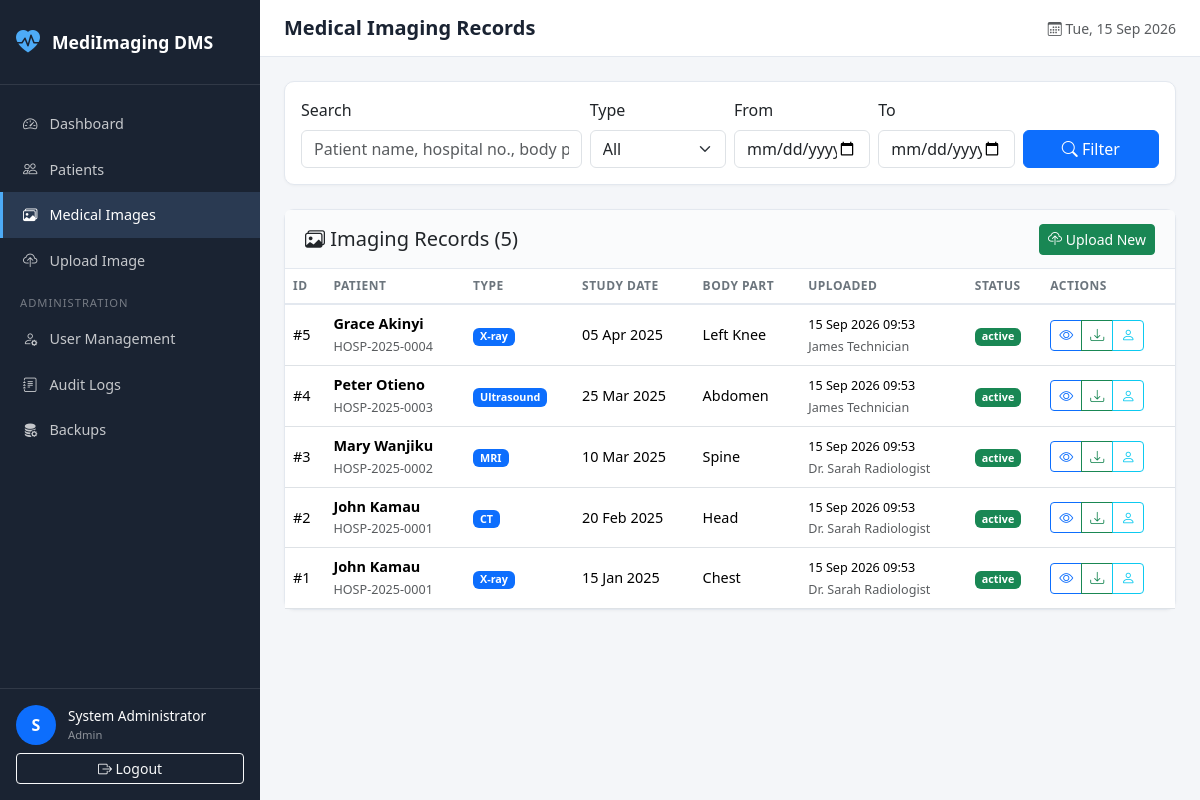
/index.php?page=imaging (signed in), run on the app's committed database.
### tables this page shows
CREATE TABLE `users` (
  `user_id` INT UNSIGNED NOT NULL AUTO_INCREMENT,
  `full_name` VARCHAR(150) NOT NULL,
  `username` VARCHAR(50) NOT NULL,
  `email` VARCHAR(150) NOT NULL,
  `phone` VARCHAR(20) DEFAULT NULL,
  `password_hash` VARCHAR(255) NOT NULL,
  `role_id` INT UNSIGNED NOT NULL,
  `account_status` ENUM('active','disabled','locked') NOT NULL DEFAULT 'active',
  `failed_login_attempts` TINYINT UNSIGNED NOT NULL DEFAULT 0,
  `last_login` DATETIME DEFAULT NULL,
  `created_at` TIMESTAMP NOT NULL DEFAULT CURRENT_TIMESTAMP,
  `updated_at` TIMESTAMP NOT NULL DEFAULT CURRENT_TIMESTAMP ON UPDATE CURRENT_TIMESTAMP,
  PRIMARY KEY (`user_id`),
  UNIQUE KEY `uk_username` (`username`),
  UNIQUE KEY `uk_email` (`email`),
  KEY `idx_role_id` (`role_id`),
  KEY `idx_account_status` (`account_status`),
  CONSTRAINT `fk_users_role` FOREIGN KEY (`role_id`) 
    REFERENCES `roles` (`role_id`) ON UPDATE CASCADE ON DELETE RESTRICT
);

CREATE TABLE `medical_images` (
  `image_id` INT UNSIGNED NOT NULL AUTO_INCREMENT,
  `patient_id` INT UNSIGNED NOT NULL,
  `imaging_type` ENUM('X-ray','CT','MRI','Ultrasound') NOT NULL,
  `study_date` DATE NOT NULL,
  `body_part` VARCHAR(100) NOT NULL,
  `referring_clinician` VARCHAR(150) DEFAULT NULL,
  `clinical_notes` TEXT DEFAULT NULL,
  `file_name` VARCHAR(255) NOT NULL,
  `original_file_name` VARCHAR(255) NOT NULL,
  `file_path` VARCHAR(500) NOT NULL,
  `file_mime_type` VARCHAR(100) NOT NULL,
  `file_size` INT UNSIGNED NOT NULL,
  `file_hash` CHAR(64) NOT NULL,
  `uploaded_by` INT UNSIGNED NOT NULL,
  `record_status` ENUM('active','archived') NOT NULL DEFAULT 'active',
  `uploaded_at` TIMESTAMP NOT NULL DEFAULT CURRENT_TIMESTAMP,
  `updated_at` TIMESTAMP NOT NULL DEFAULT CURRENT_TIMESTAMP ON UPDATE CURRENT_TIMESTAMP,
  PRIMARY KEY (`image_id`),
  KEY `idx_patient_id` (`patient_id`),
  KEY `idx_file_hash` (`file_hash`),
  KEY `idx_imaging_type` (`imaging_type`),
  KEY `idx_study_date` (`study_date`),
  KEY `idx_uploaded_by` (`uploaded_by`),
  KEY `idx_record_status` (`record_status`),
  KEY `idx_uploaded_at` (`uploaded_at`),
  CONSTRAINT `fk_images_patient` FOREIGN KEY (`patient_id`) 
    REFERENCES `patients` (`patient_id`) ON UPDATE CASCADE ON DELETE RESTRICT,
  CONSTRAINT `fk_images_user` FOREIGN KEY (`uploaded_by`) 
    REFERENCES `users` (`user_id`) ON UPDATE CASCADE ON DELETE RESTRICT
);

CREATE TABLE `patients` (
  `patient_id` INT UNSIGNED NOT NULL AUTO_INCREMENT,
  `hospital_number` VARCHAR(30) NOT NULL,
  `first_name` VARCHAR(80) NOT NULL,
  `middle_name` VARCHAR(80) DEFAULT NULL,
  `last_name` VARCHAR(80) NOT NULL,
  `date_of_birth` DATE NOT NULL,
  `gender` ENUM('Male','Female','Other') NOT NULL,
  `national_id` VARCHAR(30) DEFAULT NULL,
  `phone` VARCHAR(20) DEFAULT NULL,
  `address` VARCHAR(255) DEFAULT NULL,
  `emergency_contact` VARCHAR(150) DEFAULT NULL,
  `record_status` ENUM('active','archived') NOT NULL DEFAULT 'active',
  `registered_by` INT UNSIGNED DEFAULT NULL,
  `created_at` TIMESTAMP NOT NULL DEFAULT CURRENT_TIMESTAMP,
  `updated_at` TIMESTAMP NOT NULL DEFAULT CURRENT_TIMESTAMP ON UPDATE CURRENT_TIMESTAMP,
  PRIMARY KEY (`patient_id`),
  UNIQUE KEY `uk_hospital_number` (`hospital_number`),
  KEY `idx_patient_name` (`last_name`, `first_name`),
  KEY `idx_record_status` (`record_status`),
  KEY `idx_registered_by` (`registered_by`),
  CONSTRAINT `fk_patients_user` FOREIGN KEY (`registered_by`) 
    REFERENCES `users` (`user_id`) ON UPDATE CASCADE ON DELETE SET NULL
);

### views/imaging/index.php (the view, shortened to what the rows shown need)
<?php
require APP_ROOT . '/views/layouts/main.php';
?>
<div class="card mb-4">
    <div class="card-body">
        <form method="GET" class="row g-2 align-items-end">
            <div class="col-md-4">
                <label class="form-label">Search</label>
                <input type="text" name="search" class="form-control"
                       placeholder="Patient name, hospital no., body part..."
                       value="<?= htmlspecialchars($search) ?>">
            </div>
            <div class="col-md-2">
                <label class="form-label">Type</label>
                <select name="imaging_type" class="form-select">
                    <option value="">All</option>
                </select>
            </div>
            <div class="col-md-2">
                <label class="form-label">From</label>
                <input type="date" name="date_from" class="form-control" value="<?= htmlspecialchars($dateFrom) ?>">
            </div>
            <div class="col-md-2">
                <label class="form-label">To</label>
                <input type="date" name="date_to" class="form-control" value="<?= htmlspecialchars($dateTo) ?>">
            </div>
            <div class="col-md-2">
                <button type="submit" class="btn btn-primary w-100">
                    <i class="bi bi-search"></i> Filter
                </button>
            </div>
        </form>
    </div>
</div>
<div class="card">
    <div class="card-header d-flex justify-content-between align-items-center">
        <h5 class="mb-0"><i class="bi bi-images"></i> Imaging Records (<?= $total ?>)</h5>
        <?php if (Auth::hasPermission('upload_image')): ?>
        <a href="<?= BASE_URL ?>/index.php?page=imaging&action=upload" class="btn btn-sm btn-success">
            <i class="bi bi-cloud-upload"></i> Upload New
        </a>
        <?php endif; ?>
    </div>
    <div class="card-body p-0">
        <?php if (empty($images)): ?>
            <div class="empty-state">
                <i class="bi bi-inbox"></i>
                <h5>No imaging records found</h5>
                <p>Try adjusting your filters or upload a new image.</p>
            </div>
        <?php else: ?>
            <div class="table-responsive">
                <table class="table table-hover mb-0">
                    <thead>
                        <tr>
                            <th>ID</th>
                            <th>Patient</th>
                            <th>Type</th>
                            <th>Study Date</th>
                            <th>Body Part</th>
                            <th>Uploaded</th>
                            <th>Status</th>
                            <th>Actions</th>
                        </tr>
                    </thead>
                    <tbody>
                        <?php foreach ($images as $img): ?>
                            <tr>
                                <td>#<?= $img['image_id'] ?></td>
                                <td>
                                    <strong><?= htmlspecialchars($img['patient_name']) ?></strong><br>
                                    <small class="text-muted"><?= htmlspecialchars($img['hospital_number']) ?></small>
                                </td>
                                <td><span class="badge bg-primary"><?= htmlspecialchars($img['imaging_type']) ?></span></td>
                                <td><?= date('d M Y', strtotime($img['study_date'])) ?></td>
                                <td><?= htmlspecialchars($img['body_part']) ?></td>
                                <td>
                                    <small><?= date('d M Y H:i', strtotime($img['uploaded_at'])) ?></small><br>
                                    <small class="text-muted"><?= htmlspecialchars($img['uploaded_by_name'] ?? '-') ?></small>
                                </td>
                                <td>
                                    <span class="badge bg-<?= $img['record_status'] === 'active' ? 'success' : 'secondary' ?>">
                                        <?= htmlspecialchars($img['record_status']) ?>
                                    </span>
                                </td>
                                <td>
                                    <div class="btn-group btn-group-sm">
                                        <a href="<?= BASE_URL ?>/index.php?page=imaging&action=view&id=<?= $img['image_id'] ?>"
                                           class="btn btn-outline-primary" title="View">
                                            <i class="bi bi-eye"></i>
                                        </a>
                                        <a href="<?= BASE_URL ?>/index.php?page=imaging&action=download&id=<?= $img['image_id'] ?>"
                                           class="btn btn-outline-success" title="Download">
                                            <i class="bi bi-download"></i>
                                        </a>
                                        <a href="<?= BASE_URL ?>/index.php?page=patients&action=view&id=<?= $img['patient_id'] ?>"
                                           class="btn btn-outline-info" title="Patient">
                                            <i class="bi bi-person"></i>
                                        </a>
                                    </div>
                                </td>
                            </tr>
                        <?php endforeach; ?>
                    </tbody>
                </table>
            </div>
        <?php endif; ?>
    </div>
</div>
<?php require APP_ROOT . '/views/layouts/footer.php'; ?>

### views/layouts/sidebar.php (shortened to what the rows shown need)
<aside class="sidebar" id="sidebar">
    <div class="sidebar-brand">
        <i class="bi bi-heart-pulse-fill"></i>
        <span><?= APP_NAME ?></span>
    </div>
    <nav class="sidebar-nav">
        <a href="<?= BASE_URL ?>/index.php?page=dashboard"
           class="nav-link <?= ($currentPage ?? '') === 'dashboard' ? 'active' : '' ?>">
            <i class="bi bi-speedometer2"></i>
            <span>Dashboard</span>
        </a>
        <?php if (Auth::hasPermission('view_patient')): ?>
        <a href="<?= BASE_URL ?>/index.php?page=patients"
           class="nav-link <?= ($currentPage ?? '') === 'patients' ? 'active' : '' ?>">
            <i class="bi bi-people"></i>
            <span>Patients</span>
        </a>
        <?php endif; ?>
        <?php if (Auth::hasPermission('view_image')): ?>
        <a href="<?= BASE_URL ?>/index.php?page=imaging"
           class="nav-link <?= ($currentPage ?? '') === 'imaging' ? 'active' : '' ?>">
            <i class="bi bi-images"></i>
            <span>Medical Images</span>
        </a>
        <?php endif; ?>
        <?php if (Auth::hasPermission('upload_image')): ?>
        <a href="<?= BASE_URL ?>/index.php?page=imaging&action=upload"
           class="nav-link <?= ($currentPage ?? '') === 'imaging' && ($currentAction ?? '') === 'upload' ? 'active' : '' ?>">
            <i class="bi bi-cloud-upload"></i>
            <span>Upload Image</span>
        </a>
        <?php endif; ?>
        <?php if (Auth::isRole(ROLE_ADMIN)): ?>
        <div class="sidebar-divider">Administration</div>
        <a href="<?= BASE_URL ?>/index.php?page=users"
           class="nav-link <?= ($currentPage ?? '') === 'users' ? 'active' : '' ?>">
            <i class="bi bi-person-gear"></i>
            <span>User Management</span>
        </a>
        <a href="<?= BASE_URL ?>/index.php?page=audit"
           class="nav-link <?= ($currentPage ?? '') === 'audit' ? 'active' : '' ?>">
            <i class="bi bi-journal-text"></i>
            <span>Audit Logs</span>
        </a>
        <a href="<?= BASE_URL ?>/index.php?page=backups"
           class="nav-link <?= ($currentPage ?? '') === 'backups' ? 'active' : '' ?>">
            <i class="bi bi-database-fill-gear"></i>
            <span>Backups</span>
        </a>
        <?php endif; ?>
    </nav>
    <div class="sidebar-footer">
        <div class="user-info">
            <div class="user-avatar">
                <?= strtoupper(substr(Auth::user()['full_name'] ?? 'U', 0, 1)) ?>
            </div>
            <div class="user-details">
                <span class="user-name"><?= htmlspecialchars(Auth::user()['full_name'] ?? 'User') ?></span>
                <span class="user-role"><?= htmlspecialchars(ucfirst(str_replace('_', ' ', Auth::role() ?? ''))) ?></span>
            </div>
        </div>
        <a href="<?= BASE_URL ?>/logout.php" class="btn btn-outline-light btn-sm w-100 mt-2">
            <i class="bi bi-box-arrow-right"></i> Logout
        </a>
    </div>
</aside>

### data on the page
users: full_name "S", full_name "System Administrator"
medical_images: image_id "5", patient_name "Grace Akinyi", patient.hospital_number "HOSP-2025-0004", imaging_type "X-ray", study_date "05 Apr 2025", body_part "Left Knee", uploaded_at "15 Sep 2026 09:53", uploaded_by.full_name "James Technician", record_status "active"
medical_images: image_id "4", patient_name "Peter Otieno", patient.hospital_number "HOSP-2025-0003", imaging_type "Ultrasound", study_date "25 Mar 2025", body_part "Abdomen", uploaded_at "15 Sep 2026 09:53", uploaded_by.full_name "James Technician", record_status "active"
medical_images: image_id "3", patient_name "Mary Wanjiku", patient.hospital_number "HOSP-2025-0002", imaging_type "MRI", study_date "10 Mar 2025", body_part "Spine", uploaded_at "15 Sep 2026 09:53", uploaded_by.full_name "Dr. Sarah Radiologist", record_status "active"
medical_images: image_id "2", patient_name "John Kamau", patient.hospital_number "HOSP-2025-0001", imaging_type "CT", study_date "20 Feb 2025", body_part "Head", uploaded_at "15 Sep 2026 09:53", uploaded_by.full_name "Dr. Sarah Radiologist", record_status "active"
medical_images: image_id "1", patient_name "John Kamau", patient.hospital_number "HOSP-2025-0001", imaging_type "X-ray", study_date "15 Jan 2025", body_part "Chest", uploaded_at "15 Sep 2026 09:53", uploaded_by.full_name "Dr. Sarah Radiologist", record_status "active"

### other printed values
APP_NAME "MediImaging DMS"
str_replace('_', ' ', Auth::role() ?? '') "Admin"
$pageTitle "Medical Imaging Records"
$total "5"
